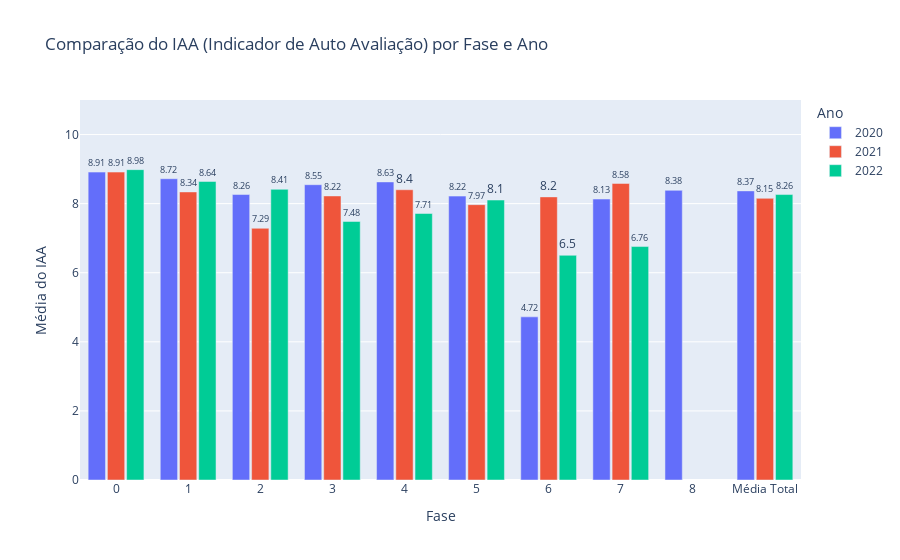

Notebook code for this chart:
### Markdown cell above
### **IAA (Indicador de Auto Avaliação)**

### Code cell
#IAA (Indicador de Auto Avaliação)

# Garantir que a coluna 'FASE' seja tratada como string (categoria)
comparacao_fase['FASE'] = comparacao_fase['FASE'].astype(str)

# Criar uma nova coluna com os valores formatados para os rótulos
comparacao_fase['IAA_Texto'] = comparacao_fase['IAA'].round(2).astype(str)

# Gráfico de barras agrupadas
fig = px.bar(
    comparacao_fase,
    x='FASE',  # Eixo X: Fases (tratadas como categorias)
    y='IAA',   # Eixo Y: Valor médio do IAA
    color='ANO',  # Cores diferentes para cada ano
    barmode='group',  # Barras agrupadas por ano
    title='Comparação do IAA (Indicador de Auto Avaliação) por Fase e Ano',
    text='IAA_Texto'  # Usar a coluna formatada como texto nas barras
)

# Ajustar o layout para melhorar a visualização
fig.update_layout(
    xaxis_title='Fase',
    yaxis_title='Média do IAA',
    yaxis={'range': [0, 11]},  # Definir o limite do eixo Y de 0 a 12
    #xaxis={'type': 'category'},  # Forçar o eixo X a ser tratado como categoria
    xaxis={'type': 'category', 'categoryorder': 'category ascending'},  # Forçar o eixo X a ser tratado como categoria e ordenar as fases
    bargap=0.2,  # Espaçamento entre as barras de diferentes fases
    bargroupgap=0.1,  # Espaçamento entre as barras do mesmo grupo (ano)
    legend_title_text='Ano',  # Título da legenda
    showlegend=True  # Garantir que a legenda seja exibida
)

# Ajustar a formatação da legenda (garantir que os anos apareçam corretamente)
fig.update_traces(
    textposition='outside'  # Posicionar os rótulos das barras fora delas
    #text=comparacao_fase['IAA'].round(2)  # Mostrar os valores nas barras
)

# Exibir o gráfico
fig.show()

### Figure 1 — Plotly figure (JSON) as saved in the notebook; plotly's stock layout.template omitted (floating-point values rounded to 4 significant figures)
{"data": [{"alignmentgroup": "True", "hovertemplate": "ANO=2020<br>FASE=%{x}<br>IAA=%{y}<br>IAA_Texto=%{text}<extra></extra>", "legendgroup": "2020", "marker": {"color": "#636efa", "pattern": {"shape": ""}}, "name": "2020", "offsetgroup": "2020", "orientation": "v", "showlegend": true, "text": ["8.91", "8.72", "8.26", "8.55", "8.63", "8.22", "4.72", "8.13", "8.38", "8.37"], "textposition": "outside", "type": "bar", "x": ["0", "1", "2", "3", "4", "5", "6", "7", "8", "Média Total"], "xaxis": "x", "y": [8.913, 8.721, 8.264, 8.549, 8.629, 8.218, 4.722, 8.132, 8.385, 8.369], "yaxis": "y"}, {"alignmentgroup": "True", "hovertemplate": "ANO=2021<br>FASE=%{x}<br>IAA=%{y}<br>IAA_Texto=%{text}<extra></extra>", "legendgroup": "2021", "marker": {"color": "#EF553B", "pattern": {"shape": ""}}, "name": "2021", "offsetgroup": "2021", "orientation": "v", "showlegend": true, "text": ["8.91", "8.34", "7.29", "8.22", "8.4", "7.97", "8.2", "8.58", "8.15"], "textposition": "outside", "type": "bar", "x": ["0", "1", "2", "3", "4", "5", "6", "7", "Média Total"], "xaxis": "x", "y": [8.913, 8.339, 7.286, 8.223, 8.402, 7.97, 8.196, 8.584, 8.153], "yaxis": "y"}, {"alignmentgroup": "True", "hovertemplate": "ANO=2022<br>FASE=%{x}<br>IAA=%{y}<br>IAA_Texto=%{text}<extra></extra>", "legendgroup": "2022", "marker": {"color": "#00cc96", "pattern": {"shape": ""}}, "name": "2022", "offsetgroup": "2022", "orientation": "v", "showlegend": true, "text": ["8.98", "8.64", "8.41", "7.48", "7.71", "8.1", "6.5", "6.76", "8.26"], "textposition": "outside", "type": "bar", "x": ["0", "1", "2", "3", "4", "5", "6", "7", "Média Total"], "xaxis": "x", "y": [8.984, 8.642, 8.414, 7.483, 7.714, 8.104, 6.504, 6.757, 8.263], "yaxis": "y"}], "layout": {"bargap": 0.2, "bargroupgap": 0.1, "barmode": "group", "legend": {"title": {"text": "Ano"}, "tracegroupgap": 0}, "showlegend": true, "title": {"text": "Comparação do IAA (Indicador de Auto Avaliação) por Fase e Ano"}, "xaxis": {"anchor": "y", "categoryorder": "category ascending", "domain": [0, 1], "title": {"text": "Fase"}, "type": "category"}, "yaxis": {"anchor": "x", "domain": [0, 1], "range": [0, 11], "title": {"text": "Média do IAA"}}}}
